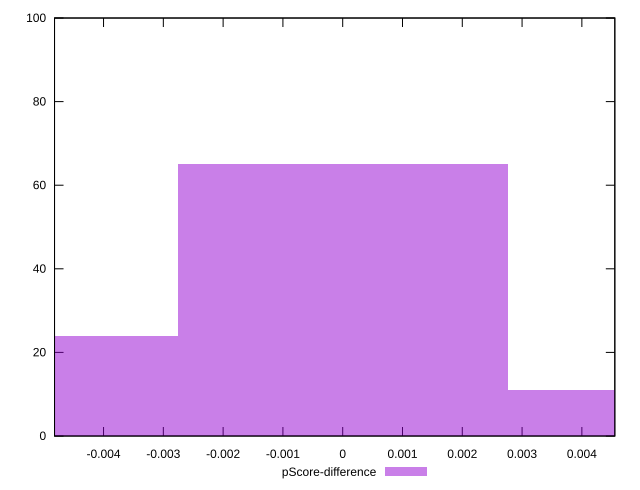

Write gnuplot code to recreate this figure.
reset

$pScoreDifference <<EOF
0 65
-0.005524683353055703 24
0.005524683353055703 11
EOF

set key outside below
set boxwidth 0.005524683353055703
set xrange [-0.004819769051842671:0.004551218118256206]
set yrange [0:100]
set trange [0:100]
set style fill transparent solid 0.5 noborder
set terminal svg size 640, 490 enhanced background rgb 'white'
set output "report_00014_2021-02-09T15:56:05.503Z/bootup-time/samples/pages+cached+noadtech/pScore-difference/histogram.svg"

plot $pScoreDifference title "pScore-difference" with boxes

reset
